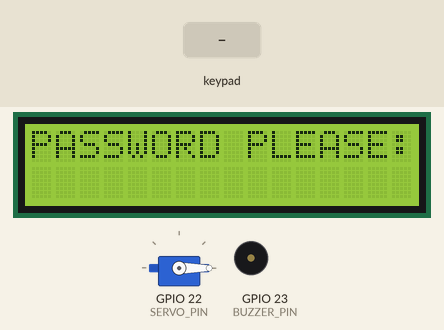
This sketch was run on a simulated ESP32. On the bench: servo, 16×2 character LCD, buzzer (waves = sounding, pin HIGH). The inputs (shaded band) are chosen by the test bench. What the sketch prints to the serial monitor is not drawn.

Above: at 1.2 s.
1.3 s: keypad keys * 1 A 0 # pressed 0.4 s apart
At 3.9 s:
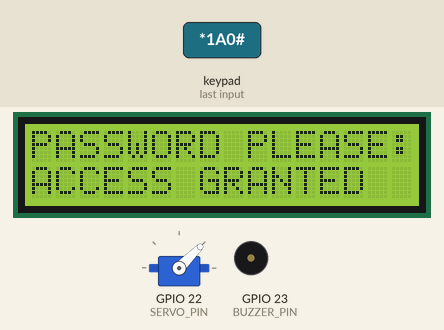
4.8 s: keypad keys 2 1 1 9 1 8 5 pressed 0.4 s apart
At 7.6 s:
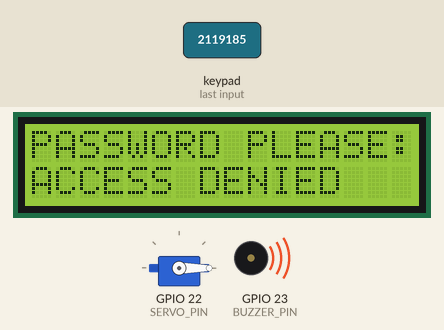
9.1 s: key '1' pressed
At 10.1 s:
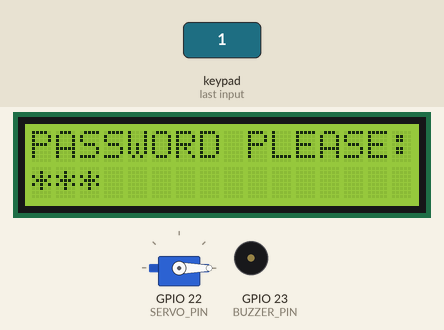
10.9 s: key '2' pressed
At 12.4 s:
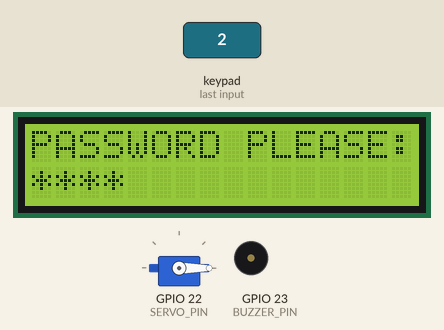
12.7 s: key 'A' pressed
At 12.88 s:
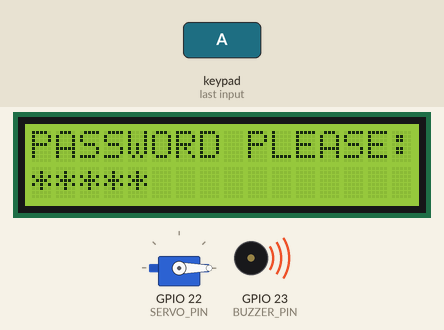
Timing chart, 0 to 15.5 s (numbered marks = the images above; inputs shaded):
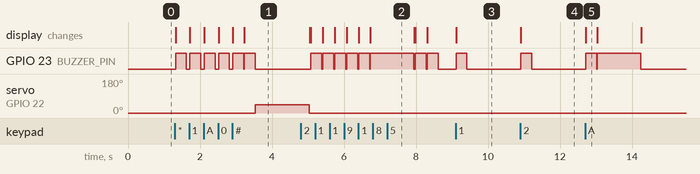

Measured:
- after the input at 1.3 s, GPIO 23 (BUZZER_PIN): goes 4 × (HIGH 0.30 s, LOW 0.10 s), HIGH 0.30 s, LOW 0.02 s, HIGH 0.30 s, then LOW, starting at once; servo on GPIO 22 (SERVO_PIN): 0° → 45° after 2.2 s; the display: first changes at once (image 1 shows a later state)
- after the input at 4.8 s, GPIO 23 (BUZZER_PIN): goes 5 × (HIGH 0.30 s, LOW 0.03 s), HIGH 1.2 s, LOW 0.05 s, HIGH 0.30 s, LOW 0.03 s, HIGH 0.30 s, then LOW, starting after 0.28 s; the display: first differs from a run without the input after 0.28 s (image 2 shows a later state)
- after the input at 9.1 s, GPIO 23 (BUZZER_PIN): LOW → HIGH at once, → LOW 0.30 s later; the display: changes at once (image 3)
- after the input at 10.9 s, GPIO 23 (BUZZER_PIN): LOW → HIGH at once, → LOW 0.30 s later; the display: changes at once (image 4)
- after the input at 12.7 s, GPIO 23 (BUZZER_PIN): LOW → HIGH at once, → LOW 0.30 s later, → HIGH 0.02 s later, → LOW 1.2 s later; the display: changes at once (image 5)

The sketch:

022-03_keypad_door__keypad_LCD_buzzer_servo.ino
```cpp
/**********************************************************************
* Filename    : 022-03_keypad_door__keypad_LCD_buzzer_servo
* Description : Using Matrix Keypad, LCD, Buzzer and servo
* to build a keypad door.
* Auther      : Alternatives Solutions
* Modification: 2026/03/18
**********************************************************************/

//Open Arduino IDE -> Library Manager.
//Search for "Keypad".
//Install the one by Mark Stanley & Alexander Brevig.
//Search for "ESP32Servo".
//Install the one by Kevin Harrington, John K. Bennett.


#include <LiquidCrystal_I2C.h>
#include <Wire.h>
#include <Keypad.h>    // The New Library
#include <ESP32Servo.h>   // The New Library

//Servo Motor Pin
const int SERVO_PIN = 22;

//Buzzer Pin
const int BUZZER_PIN = 23;

//KeyPad Pins and config
const byte ROWS = 4;  //four Rows
const byte COLS = 4;  //four Columns
//pins
byte rowsPins[ROWS] = {21, 19, 18, 5}; // Row 4, 3, 2, 1
byte colsPins[COLS] = {26, 27, 14, 12};  // Col 4, 3, 2, 1
//symbols on the button of the keypad
const char Keys[ROWS][COLS] {
  {'1', '2', '3', 'A'},
  {'4', '5', '6', 'B'},
  {'7', '8', '9', 'C'},
  {'*', '0', '#', 'D'}
};

// I2C Pin
const int SDA_PIN = 15;
const int SCL_PIN = 13;

// LCD param - Start with 0x27, we will change it if needed
int lcdAddr = 0x27;
const int LCD_COL = 16;
const int LCD_ROW = 2;

const int DELAY_TIME = 300;
const bool IS_DEBUG = true;

// We create pointer to LCD
LiquidCrystal_I2C* lcdPtr = nullptr;

// initialize keypad
Keypad pad = Keypad(makeKeymap(Keys), rowsPins, colsPins, ROWS, COLS);

//Servo object to control a servo
Servo servObj;

const char padLock[] = {"*1A0#"}; //current pwd
// the setup function runs once when you press reset or power the board
void setup() {
  Serial.begin(115200);
  setupServo();

  pinMode(BUZZER_PIN, OUTPUT);
  setupLCD();

  Serial.println("\nESP32 Wrover initialization completed!");
}

void setupServo() {
  servObj.setPeriodHertz(50); // standard 50 hz servo
  // set the high level time range of the servo motor for an accurate 0 to 180 sweep
  servObj.attach(SERVO_PIN, 500, 2500); // attaches the servoPin to the servo object
  servObj.write(0);   // Set the starting position of the servo motor
}

void setupLCD() {
  Wire.begin(SDA_PIN, SCL_PIN); //attach I2C pins
  // Check if 0x27 responds. If not, we assume 0x3F.
  // Note: Since we can't easily "re-map" the object address here,
  // it's best to verify your 0x27 address manually first.
  Wire.beginTransmission(lcdAddr);
  if (0 == Wire.endTransmission()) {
    Serial.println("LCD found at 0x27");
    lcdPtr = new LiquidCrystal_I2C(lcdAddr, LCD_COL, LCD_ROW);
  } else {
    Serial.println("LCD not found at 0x27, trying 0x3F logic...");
    lcdPtr = new LiquidCrystal_I2C(0x3F, LCD_COL, LCD_ROW);
  }
  lcdPtr->init();       //LCD driver initialisation
  lcdPtr->backlight();  //Open the backlight
  lcdPtr->setCursor(0,0);   //set the cursor et Row 0 and Column 0
  lcdPtr->print("PASSWORD PLEASE:"); //print specified message on the LCD
}

// the loop function runs over and over again forever
void loop() {
  static char usrPwd[6];
  memset(usrPwd, 0, 6);
  //Get password
  getPassword(usrPwd, 5);

  if (IS_DEBUG) {
    Serial.print("pwd: ");
    Serial.println(usrPwd);
    //Serial.println("    ");
  }

  if (checkPassword(usrPwd)) {
    grantAccess();

    //return the servo to position 0
    delay(4 * DELAY_TIME);
    servObj.write(0);
    clearLCD2ndLine();
  } else {
    denyAccess();
  }
}

void getPassword(char* pwdWord, int pwdSize) {
  //
  if ((nullptr == pwdWord) || (nullptr == lcdPtr)) {
    return;
  }

  for (int i = 0; i < pwdSize; i++) {
    char key = pad.waitForKey();
    lcdPtr->setCursor(i, 1);
//    lcdPtr->print(key);
    lcdPtr->print("*"); //hide the password
    lcdPtr->print("           "); // Still using that "Eraser Space"!
    //save input character
    pwdWord[i] = key;
    //set buzzer tone
    digitalWrite(BUZZER_PIN, HIGH);
    delay(DELAY_TIME);
    digitalWrite(BUZZER_PIN, LOW);
  }
}

bool checkPassword(char* pwd) {
  //compare 2 strings
  if (0 == strncmp(pwd, padLock, 5)) {
    return true;
  }
  return false;
}

void grantAccess() {
  // LCD Update
  if (lcdPtr != nullptr) {
    lcdPtr->setCursor(0, 1);
    lcdPtr->print("ACCESS GRANTED");
    lcdPtr->print("      "); // Still using that "Eraser Space"!
  }
  //set buzzer tone
  digitalWrite(BUZZER_PIN, HIGH);
  delay(DELAY_TIME);
  digitalWrite(BUZZER_PIN, LOW);

  servObj.write(45);
  delay(DELAY_TIME);

}

void denyAccess() {
  // LCD Update
  if (lcdPtr != nullptr) {
    lcdPtr->setCursor(0, 1);
    lcdPtr->print("ACCESS DENIED");
    lcdPtr->print("      "); // Still using that "Eraser Space"!
  }
  //set buzzer tone
  digitalWrite(BUZZER_PIN, HIGH);
  delay(4 * DELAY_TIME);
  digitalWrite(BUZZER_PIN, LOW);

  clearLCD2ndLine();
}

void clearLCD2ndLine() {
  if (lcdPtr != nullptr) {
    lcdPtr->clear();
    lcdPtr->setCursor(0,0);
    lcdPtr->print("PASSWORD PLEASE:");
  }
}
```
